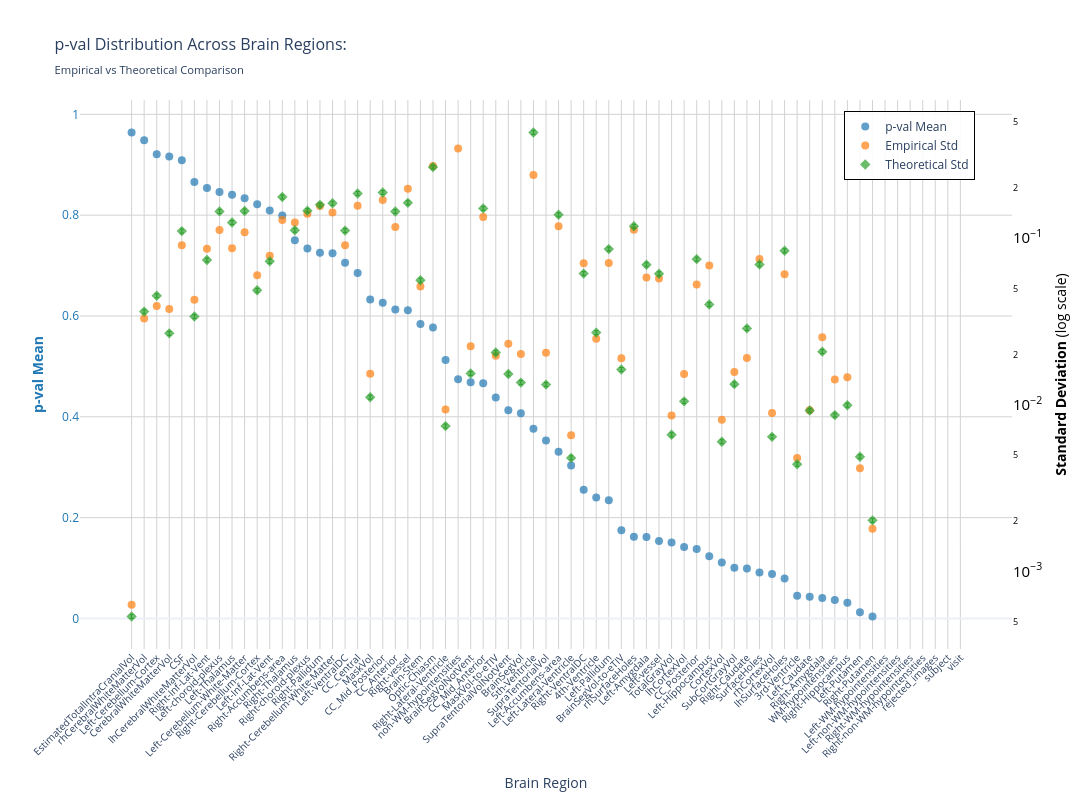
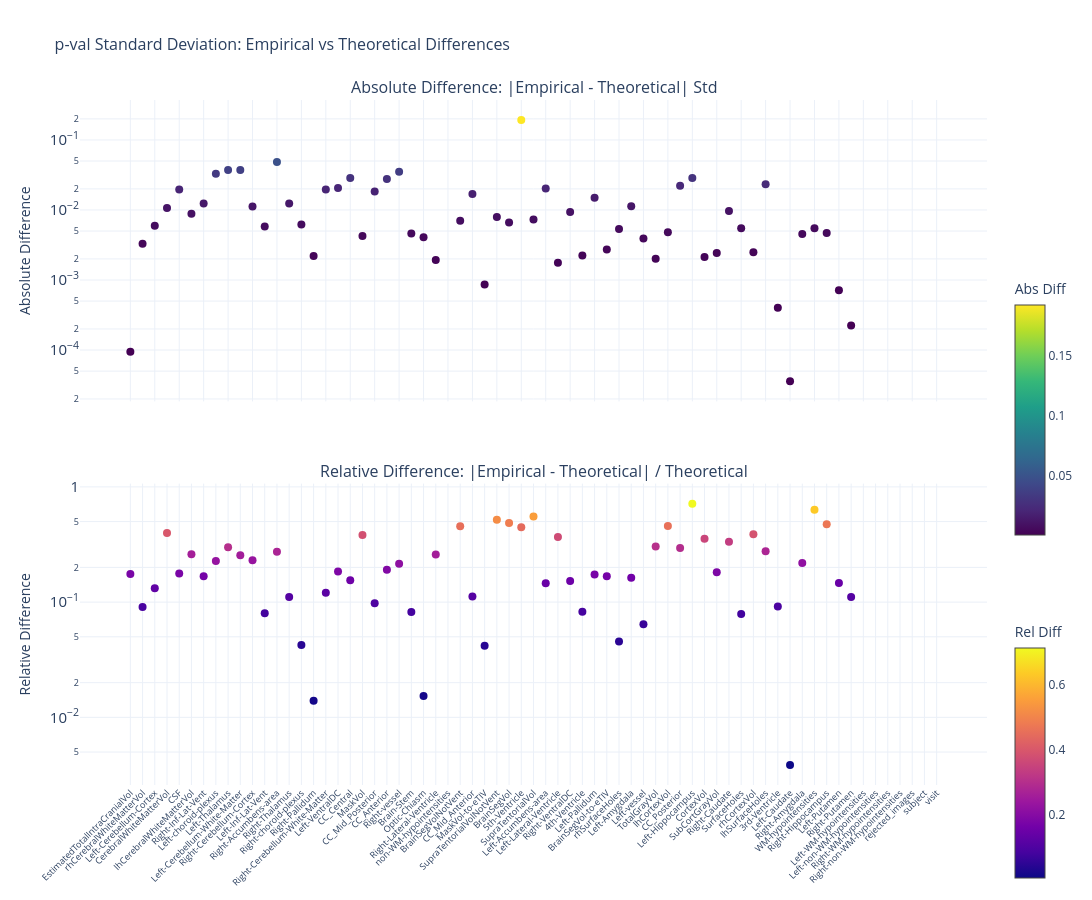

Notebook code for these charts, in order:
### Markdown cell above
### p-value

### Code cell
nu_nav = df_npvr[(df_npvr["timepoint"] == "baseline") & (df_npvr["group"] == "HC-PD")]
data_path = stats_dir / f"partial_correlation_baseline_{METRIC}.parquet"
df, stats = get_test_stats(
    data_path,
    stat_functions_F,
    nu_nav,
    hemisphere=False,
    study="baseline",
    raw_values=True,
)
show_figure(stats, hemisphere=False, stat_name="p-val", study="baseline", metric=METRIC)

### Figure 1 — Plotly figure (JSON) as saved in the notebook; plotly's stock layout.template omitted (floating-point values rounded to 4 significant figures)
{"data": [{"hovertemplate": "<b>%{x}</b><br>Mean p-val: %{y:.2f}<br><extra></extra>", "marker": {"color": "#1f77b4", "opacity": 0.7, "size": 8}, "mode": "markers", "name": "p-val Mean", "type": "scatter", "x": ["EstimatedTotalIntraCranialVol", "rhCerebralWhiteMatterVol", "Left-Cerebellum-Cortex", "CerebralWhiteMatterVol", "CSF", "lhCerebralWhiteMatterVol", "Right-Inf-Lat-Vent", "Left-choroid-plexus", "Left-Thalamus", "Left-Cerebellum-White-Matter", "Right-Cerebellum-Cortex", "Left-Inf-Lat-Vent", "Right-Accumbens-area", "Right-Thalamus", "Right-choroid-plexus", "Right-Pallidum", "Right-Cerebellum-White-Matter", "Left-VentralDC", "CC_Central", "MaskVol", "CC_Mid_Posterior", "CC_Anterior", "Right-vessel", "Brain-Stem", "Optic-Chiasm", "Right-Lateral-Ventricle", "non-WM-hypointensities", "BrainSegVolNotVent", "CC_Mid_Anterior", "MaskVol-to-eTIV", "SupraTentorialVolNotVent", "BrainSegVol", "5th-Ventricle", "SupraTentorialVol", "Left-Accumbens-area", "Left-Lateral-Ventricle", "Right-VentralDC", "4th-Ventricle", "Left-Pallidum", "BrainSegVol-to-eTIV", "rhSurfaceHoles", "Left-Amygdala", "Left-vessel", "TotalGrayVol", "lhCortexVol", "CC_Posterior", "Left-Hippocampus", "CortexVol", "SubCortGrayVol", "Right-Caudate", "SurfaceHoles", "rhCortexVol", "lhSurfaceHoles", "3rd-Ventricle", "Left-Caudate", "Right-Amygdala", "WM-hypointensities", "Right-Hippocampus", "Left-Putamen", "Right-Putamen", "Left-WM-hypointensities", "Left-non-WM-hypointensities", "Right-WM-hypointensities", "Right-non-WM-hypointensities", "rejected_images", "subject", "visit"], "y": [0.9641, 0.9485, 0.9209, 0.9164, 0.9092, 0.866, 0.8539, 0.8461, 0.8406, 0.8337, 0.8214, 0.8093, 0.7995, 0.7503, 0.7341, 0.7252, 0.7243, 0.7054, 0.6851, 0.6325, 0.626, 0.6126, 0.6112, 0.5842, 0.5774, 0.5125, 0.4746, 0.4685, 0.4664, 0.4381, 0.4129, 0.4069, 0.3764, 0.353, 0.3308, 0.3036, 0.2552, 0.2397, 0.2343, 0.1749, 0.162, 0.1616, 0.1537, 0.1508, 0.1417, 0.1376, 0.1235, 0.111, 0.1005, 0.09882, 0.09129, 0.08802, 0.07902, 0.04475, 0.04295, 0.04062, 0.03657, 0.03117, 0.01206, 0.003722, NaN, NaN, NaN, NaN, NaN, NaN, NaN], "yaxis": "y"}, {"hovertemplate": "<b>%{x}</b><br>Empirical Std: %{y:.3f}<br><extra></extra>", "marker": {"color": "#ff7f0e", "opacity": 0.7, "size": 8, "symbol": "circle"}, "mode": "markers", "name": "Empirical Std", "type": "scatter", "x": ["EstimatedTotalIntraCranialVol", "rhCerebralWhiteMatterVol", "Left-Cerebellum-Cortex", "CerebralWhiteMatterVol", "CSF", "lhCerebralWhiteMatterVol", "Right-Inf-Lat-Vent", "Left-choroid-plexus", "Left-Thalamus", "Left-Cerebellum-White-Matter", "Right-Cerebellum-Cortex", "Left-Inf-Lat-Vent", "Right-Accumbens-area", "Right-Thalamus", "Right-choroid-plexus", "Right-Pallidum", "Right-Cerebellum-White-Matter", "Left-VentralDC", "CC_Central", "MaskVol", "CC_Mid_Posterior", "CC_Anterior", "Right-vessel", "Brain-Stem", "Optic-Chiasm", "Right-Lateral-Ventricle", "non-WM-hypointensities", "BrainSegVolNotVent", "CC_Mid_Anterior", "MaskVol-to-eTIV", "SupraTentorialVolNotVent", "BrainSegVol", "5th-Ventricle", "SupraTentorialVol", "Left-Accumbens-area", "Left-Lateral-Ventricle", "Right-VentralDC", "4th-Ventricle", "Left-Pallidum", "BrainSegVol-to-eTIV", "rhSurfaceHoles", "Left-Amygdala", "Left-vessel", "TotalGrayVol", "lhCortexVol", "CC_Posterior", "Left-Hippocampus", "CortexVol", "SubCortGrayVol", "Right-Caudate", "SurfaceHoles", "rhCortexVol", "lhSurfaceHoles", "3rd-Ventricle", "Left-Caudate", "Right-Amygdala", "WM-hypointensities", "Right-Hippocampus", "Left-Putamen", "Right-Putamen", "Left-WM-hypointensities", "Left-non-WM-hypointensities", "Right-WM-hypointensities", "Right-non-WM-hypointensities", "rejected_images", "subject", "visit"], "y": [0.0006305, 0.03298, 0.03918, 0.03755, 0.0908, 0.04273, 0.08644, 0.112, 0.08699, 0.1086, 0.05991, 0.07846, 0.1284, 0.1241, 0.1401, 0.1564, 0.1425, 0.09062, 0.1569, 0.01535, 0.1697, 0.117, 0.1982, 0.05137, 0.2713, 0.009385, 0.3451, 0.02246, 0.1341, 0.01974, 0.02324, 0.02022, 0.2392, 0.02055, 0.1181, 0.006574, 0.07066, 0.02491, 0.07112, 0.01902, 0.1126, 0.05808, 0.05725, 0.008622, 0.01531, 0.05278, 0.06867, 0.008138, 0.01573, 0.01913, 0.07513, 0.00892, 0.06086, 0.004803, 0.009278, 0.02542, 0.01418, 0.01465, 0.004168, 0.001802, NaN, NaN, NaN, NaN, NaN, NaN, NaN], "yaxis": "y2"}, {"error_y": {"array": [1.502e-05, 0.001016, 0.001265, 0.0007525, 0.003092, 0.0009495, 0.002074, 0.004059, 0.003481, 0.004082, 0.001364, 0.002035, 0.004952, 0.003131, 0.004101, 0.004443, 0.004542, 0.003114, 0.005201, 0.0003113, 0.005268, 0.004051, 0.00457, 0.001568, 0.007487, 0.0002089, NaN, 0.0004324, 0.004231, 0.0005773, 0.0004291, 0.000381, 0.01209, 0.0003708, 0.003874, 0.0001346, 0.001718, 0.0007605, 0.002411, 0.0004566, 0.003304, 0.001944, 0.001714, 0.0001852, 0.0002941, 0.002099, 0.001122, 0.0001684, 0.0003729, 0.0008058, 0.001951, 0.0001801, 0.002357, 0.0001233, 0.000259, 0.0005845, 0.0002432, 0.0002788, 0.0001368, 5.677e-05, NaN, NaN, NaN, NaN, NaN, NaN, NaN], "arrayminus": [1.461e-05, 0.0009882, 0.00123, 0.0007316, 0.003006, 0.0009232, 0.002017, 0.003946, 0.003385, 0.003969, 0.001326, 0.001979, 0.004815, 0.003044, 0.003988, 0.00432, 0.004416, 0.003028, 0.005056, 0.0003026, 0.005122, 0.003939, 0.004443, 0.001525, 0.00728, 0.0002031, NaN, 0.0004204, 0.004114, 0.0005613, 0.0004172, 0.0003705, 0.01175, 0.0003605, 0.003767, 0.0001309, 0.001671, 0.0007394, 0.002345, 0.0004439, 0.003212, 0.00189, 0.001666, 0.00018, 0.0002859, 0.002041, 0.001091, 0.0001637, 0.0003625, 0.0007835, 0.001897, 0.0001751, 0.002292, 0.0001199, 0.0002518, 0.0005683, 0.0002364, 0.000271, 0.000133, 5.519e-05, NaN, NaN, NaN, NaN, NaN, NaN, NaN], "color": "#2ca02c", "thickness": 1, "type": "data", "visible": true, "width": 2}, "hovertemplate": "<b>%{x}</b><br>Theoretical Std: %{y:.3f}<br><extra></extra>", "marker": {"color": "#2ca02c", "opacity": 0.7, "size": 8, "symbol": "diamond"}, "mode": "markers", "name": "Theoretical Std", "type": "scatter", "x": ["EstimatedTotalIntraCranialVol", "rhCerebralWhiteMatterVol", "Left-Cerebellum-Cortex", "CerebralWhiteMatterVol", "CSF", "lhCerebralWhiteMatterVol", "Right-Inf-Lat-Vent", "Left-choroid-plexus", "Left-Thalamus", "Left-Cerebellum-White-Matter", "Right-Cerebellum-Cortex", "Left-Inf-Lat-Vent", "Right-Accumbens-area", "Right-Thalamus", "Right-choroid-plexus", "Right-Pallidum", "Right-Cerebellum-White-Matter", "Left-VentralDC", "CC_Central", "MaskVol", "CC_Mid_Posterior", "CC_Anterior", "Right-vessel", "Brain-Stem", "Optic-Chiasm", "Right-Lateral-Ventricle", "non-WM-hypointensities", "BrainSegVolNotVent", "CC_Mid_Anterior", "MaskVol-to-eTIV", "SupraTentorialVolNotVent", "BrainSegVol", "5th-Ventricle", "SupraTentorialVol", "Left-Accumbens-area", "Left-Lateral-Ventricle", "Right-VentralDC", "4th-Ventricle", "Left-Pallidum", "BrainSegVol-to-eTIV", "rhSurfaceHoles", "Left-Amygdala", "Left-vessel", "TotalGrayVol", "lhCortexVol", "CC_Posterior", "Left-Hippocampus", "CortexVol", "SubCortGrayVol", "Right-Caudate", "SurfaceHoles", "rhCortexVol", "lhSurfaceHoles", "3rd-Ventricle", "Left-Caudate", "Right-Amygdala", "WM-hypointensities", "Right-Hippocampus", "Left-Putamen", "Right-Putamen", "Left-WM-hypointensities", "Left-non-WM-hypointensities", "Right-WM-hypointensities", "Right-non-WM-hypointensities", "rejected_images", "subject", "visit"], "y": [0.0005363, 0.03628, 0.04515, 0.02686, 0.1103, 0.03389, 0.07404, 0.1449, 0.1242, 0.1457, 0.04869, 0.07264, 0.1768, 0.1117, 0.1464, 0.1586, 0.1621, 0.1111, 0.1856, 0.01111, 0.188, 0.1446, 0.1631, 0.05597, 0.2672, 0.007457, NaN, 0.01543, 0.151, 0.0206, 0.01532, 0.0136, 0.4315, 0.01323, 0.1383, 0.004805, 0.06132, 0.02714, 0.08607, 0.0163, 0.1179, 0.06937, 0.06117, 0.006609, 0.0105, 0.07492, 0.04004, 0.006009, 0.01331, 0.02876, 0.06963, 0.006426, 0.08412, 0.0044, 0.009243, 0.02086, 0.008679, 0.009949, 0.004882, 0.002026, NaN, NaN, NaN, NaN, NaN, NaN, NaN], "yaxis": "y2"}], "layout": {"height": 800, "hovermode": "x", "legend": {"bgcolor": "rgba(255, 255, 255, 0.9)", "bordercolor": "black", "borderwidth": 1, "font": {"size": 12}, "orientation": "v", "x": 0.82, "y": 0.98}, "title": {"font": {"size": 16}, "text": "p-val Distribution Across Brain Regions:<br><sub>Empirical vs Theoretical Comparison</sub>"}, "width": 1400, "xaxis": {"gridcolor": "lightgray", "showgrid": true, "tickangle": -45, "tickfont": {"size": 10}, "title": {"text": "Brain Region"}}, "yaxis": {"gridcolor": "lightgray", "showgrid": true, "side": "left", "tickfont": {"color": "#1f77b4"}, "title": {"font": {"color": "#1f77b4"}, "text": "<b>p-val Mean</b>"}}, "yaxis2": {"exponentformat": "power", "overlaying": "y", "showgrid": false, "side": "right", "tickfont": {"color": "black"}, "title": {"font": {"color": "black"}, "text": "<b>Standard Deviation</b> (log scale)"}, "type": "log"}}}

### Figure 2 — Plotly figure (JSON) as saved in the notebook; plotly's stock layout.template omitted (floating-point values rounded to 4 significant figures)
{"data": [{"hovertemplate": "<b>%{x}</b><br>Abs Diff: %{y:.4f}<br><extra></extra>", "marker": {"color": [9.428e-05, 0.003295, 0.005967, 0.01069, 0.01954, 0.00884, 0.0124, 0.03288, 0.03726, 0.03708, 0.01123, 0.00582, 0.04831, 0.01236, 0.006227, 0.002211, 0.01959, 0.02053, 0.02872, 0.00424, 0.01834, 0.02762, 0.03513, 0.004598, 0.004094, 0.001928, NaN, 0.007024, 0.01692, 0.0008607, 0.007927, 0.006622, 0.1922, 0.007317, 0.0202, 0.001769, 0.009334, 0.002237, 0.01495, 0.002727, 0.005363, 0.01129, 0.003925, 0.002013, 0.004813, 0.02214, 0.02863, 0.002129, 0.002423, 0.009632, 0.005499, 0.002493, 0.02326, 0.0004024, 3.573e-05, 0.004555, 0.005496, 0.004704, 0.0007142, 0.0002239, NaN, NaN, NaN, NaN, NaN, NaN, NaN], "colorbar": {"len": 0.4, "title": {"text": "Abs Diff"}, "y": 0.75, "yanchor": "top"}, "colorscale": [[0.0, "#440154"], [0.1111, "#482878"], [0.2222, "#3e4989"], [0.3333, "#31688e"], [0.4444, "#26828e"], [0.5556, "#1f9e89"], [0.6667, "#35b779"], [0.7778, "#6ece58"], [0.8889, "#b5de2b"], [1.0, "#fde725"]], "showscale": true, "size": 8}, "mode": "markers", "name": "Absolute", "type": "scatter", "x": ["EstimatedTotalIntraCranialVol", "rhCerebralWhiteMatterVol", "Left-Cerebellum-Cortex", "CerebralWhiteMatterVol", "CSF", "lhCerebralWhiteMatterVol", "Right-Inf-Lat-Vent", "Left-choroid-plexus", "Left-Thalamus", "Left-Cerebellum-White-Matter", "Right-Cerebellum-Cortex", "Left-Inf-Lat-Vent", "Right-Accumbens-area", "Right-Thalamus", "Right-choroid-plexus", "Right-Pallidum", "Right-Cerebellum-White-Matter", "Left-VentralDC", "CC_Central", "MaskVol", "CC_Mid_Posterior", "CC_Anterior", "Right-vessel", "Brain-Stem", "Optic-Chiasm", "Right-Lateral-Ventricle", "non-WM-hypointensities", "BrainSegVolNotVent", "CC_Mid_Anterior", "MaskVol-to-eTIV", "SupraTentorialVolNotVent", "BrainSegVol", "5th-Ventricle", "SupraTentorialVol", "Left-Accumbens-area", "Left-Lateral-Ventricle", "Right-VentralDC", "4th-Ventricle", "Left-Pallidum", "BrainSegVol-to-eTIV", "rhSurfaceHoles", "Left-Amygdala", "Left-vessel", "TotalGrayVol", "lhCortexVol", "CC_Posterior", "Left-Hippocampus", "CortexVol", "SubCortGrayVol", "Right-Caudate", "SurfaceHoles", "rhCortexVol", "lhSurfaceHoles", "3rd-Ventricle", "Left-Caudate", "Right-Amygdala", "WM-hypointensities", "Right-Hippocampus", "Left-Putamen", "Right-Putamen", "Left-WM-hypointensities", "Left-non-WM-hypointensities", "Right-WM-hypointensities", "Right-non-WM-hypointensities", "rejected_images", "subject", "visit"], "xaxis": "x", "y": [9.428e-05, 0.003295, 0.005967, 0.01069, 0.01954, 0.00884, 0.0124, 0.03288, 0.03726, 0.03708, 0.01123, 0.00582, 0.04831, 0.01236, 0.006227, 0.002211, 0.01959, 0.02053, 0.02872, 0.00424, 0.01834, 0.02762, 0.03513, 0.004598, 0.004094, 0.001928, NaN, 0.007024, 0.01692, 0.0008607, 0.007927, 0.006622, 0.1922, 0.007317, 0.0202, 0.001769, 0.009334, 0.002237, 0.01495, 0.002727, 0.005363, 0.01129, 0.003925, 0.002013, 0.004813, 0.02214, 0.02863, 0.002129, 0.002423, 0.009632, 0.005499, 0.002493, 0.02326, 0.0004024, 3.573e-05, 0.004555, 0.005496, 0.004704, 0.0007142, 0.0002239, NaN, NaN, NaN, NaN, NaN, NaN, NaN], "yaxis": "y"}, {"hovertemplate": "<b>%{x}</b><br>Rel Diff: %{y:.2%}<br><extra></extra>", "marker": {"color": [0.1758, 0.09084, 0.1322, 0.3982, 0.1771, 0.2608, 0.1675, 0.227, 0.2999, 0.2545, 0.2306, 0.08012, 0.2733, 0.1106, 0.04254, 0.01394, 0.1209, 0.1847, 0.1548, 0.3816, 0.09757, 0.191, 0.2154, 0.08216, 0.01532, 0.2586, NaN, 0.4551, 0.1121, 0.04177, 0.5175, 0.4869, 0.4455, 0.5529, 0.1461, 0.3682, 0.1522, 0.08241, 0.1737, 0.1673, 0.04548, 0.1627, 0.06416, 0.3046, 0.4585, 0.2955, 0.7149, 0.3543, 0.1821, 0.3349, 0.07897, 0.388, 0.2765, 0.09146, 0.003866, 0.2184, 0.6333, 0.4728, 0.1463, 0.1105, NaN, NaN, NaN, NaN, NaN, NaN, NaN], "colorbar": {"len": 0.4, "title": {"text": "Rel Diff"}, "y": 0.25, "yanchor": "top"}, "colorscale": [[0.0, "#0d0887"], [0.1111, "#46039f"], [0.2222, "#7201a8"], [0.3333, "#9c179e"], [0.4444, "#bd3786"], [0.5556, "#d8576b"], [0.6667, "#ed7953"], [0.7778, "#fb9f3a"], [0.8889, "#fdca26"], [1.0, "#f0f921"]], "showscale": true, "size": 8}, "mode": "markers", "name": "Relative", "type": "scatter", "x": ["EstimatedTotalIntraCranialVol", "rhCerebralWhiteMatterVol", "Left-Cerebellum-Cortex", "CerebralWhiteMatterVol", "CSF", "lhCerebralWhiteMatterVol", "Right-Inf-Lat-Vent", "Left-choroid-plexus", "Left-Thalamus", "Left-Cerebellum-White-Matter", "Right-Cerebellum-Cortex", "Left-Inf-Lat-Vent", "Right-Accumbens-area", "Right-Thalamus", "Right-choroid-plexus", "Right-Pallidum", "Right-Cerebellum-White-Matter", "Left-VentralDC", "CC_Central", "MaskVol", "CC_Mid_Posterior", "CC_Anterior", "Right-vessel", "Brain-Stem", "Optic-Chiasm", "Right-Lateral-Ventricle", "non-WM-hypointensities", "BrainSegVolNotVent", "CC_Mid_Anterior", "MaskVol-to-eTIV", "SupraTentorialVolNotVent", "BrainSegVol", "5th-Ventricle", "SupraTentorialVol", "Left-Accumbens-area", "Left-Lateral-Ventricle", "Right-VentralDC", "4th-Ventricle", "Left-Pallidum", "BrainSegVol-to-eTIV", "rhSurfaceHoles", "Left-Amygdala", "Left-vessel", "TotalGrayVol", "lhCortexVol", "CC_Posterior", "Left-Hippocampus", "CortexVol", "SubCortGrayVol", "Right-Caudate", "SurfaceHoles", "rhCortexVol", "lhSurfaceHoles", "3rd-Ventricle", "Left-Caudate", "Right-Amygdala", "WM-hypointensities", "Right-Hippocampus", "Left-Putamen", "Right-Putamen", "Left-WM-hypointensities", "Left-non-WM-hypointensities", "Right-WM-hypointensities", "Right-non-WM-hypointensities", "rejected_images", "subject", "visit"], "xaxis": "x2", "y": [0.1758, 0.09084, 0.1322, 0.3982, 0.1771, 0.2608, 0.1675, 0.227, 0.2999, 0.2545, 0.2306, 0.08012, 0.2733, 0.1106, 0.04254, 0.01394, 0.1209, 0.1847, 0.1548, 0.3816, 0.09757, 0.191, 0.2154, 0.08216, 0.01532, 0.2586, NaN, 0.4551, 0.1121, 0.04177, 0.5175, 0.4869, 0.4455, 0.5529, 0.1461, 0.3682, 0.1522, 0.08241, 0.1737, 0.1673, 0.04548, 0.1627, 0.06416, 0.3046, 0.4585, 0.2955, 0.7149, 0.3543, 0.1821, 0.3349, 0.07897, 0.388, 0.2765, 0.09146, 0.003866, 0.2184, 0.6333, 0.4728, 0.1463, 0.1105, NaN, NaN, NaN, NaN, NaN, NaN, NaN], "yaxis": "y2"}], "layout": {"annotations": [{"font": {"size": 16}, "showarrow": false, "text": "Absolute Difference: |Empirical - Theoretical| Std", "x": 0.5, "xanchor": "center", "xref": "paper", "y": 1.0, "yanchor": "bottom", "yref": "paper"}, {"font": {"size": 16}, "showarrow": false, "text": "Relative Difference: |Empirical - Theoretical| / Theoretical", "x": 0.5, "xanchor": "center", "xref": "paper", "y": 0.44, "yanchor": "bottom", "yref": "paper"}], "height": 900, "hovermode": "x unified", "showlegend": false, "title": {"font": {"size": 16}, "text": "p-val Standard Deviation: Empirical vs Theoretical Differences"}, "width": 1400, "xaxis": {"anchor": "y", "domain": [0.0, 1.0], "showticklabels": false}, "xaxis2": {"anchor": "y2", "domain": [0.0, 1.0], "tickangle": -45, "tickfont": {"size": 9}}, "yaxis": {"anchor": "x", "domain": [0.56, 1.0], "exponentformat": "power", "title": {"text": "Absolute Difference"}, "type": "log"}, "yaxis2": {"anchor": "x2", "domain": [0.0, 0.44], "exponentformat": "power", "title": {"text": "Relative Difference"}, "type": "log"}}}
